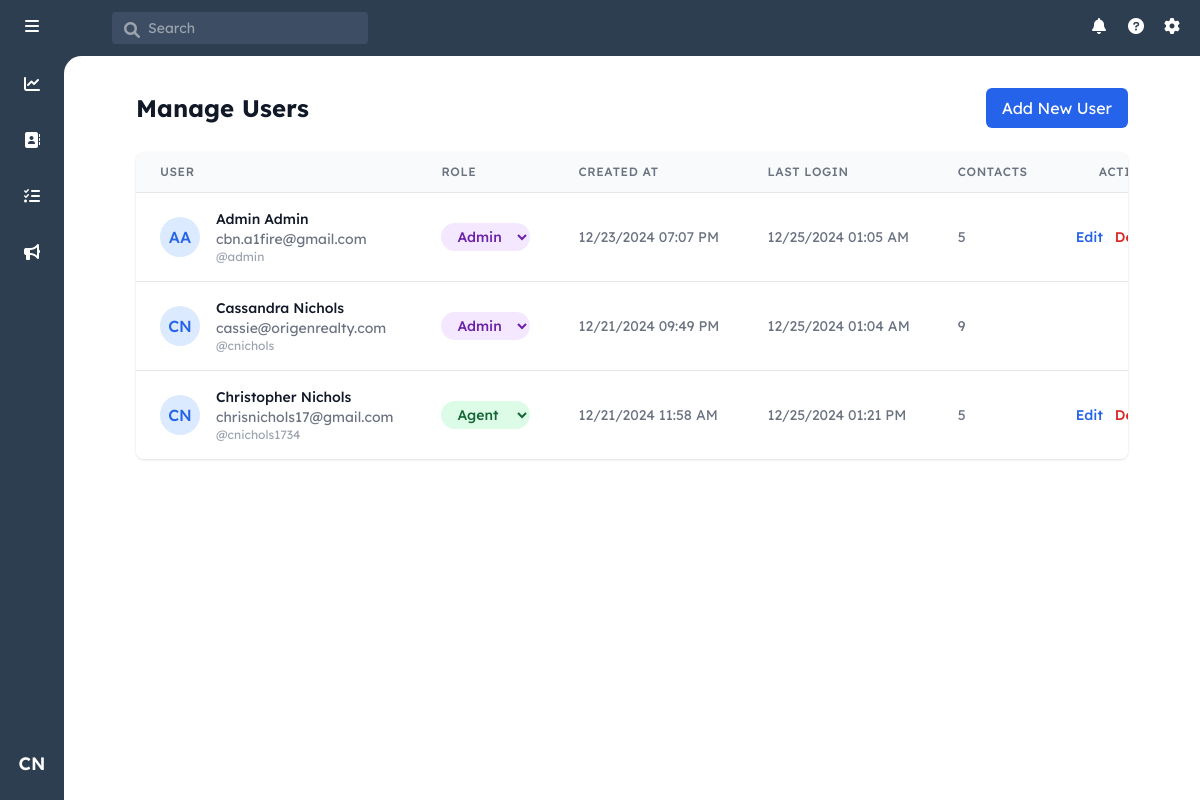
The app's page /manage-users (signed in) with its own data.
### models.py (models this page shows, shortened)
class User(UserMixin, db.Model):
    id = db.Column(db.Integer, primary_key=True)
    username = db.Column(db.String(80), unique=True, nullable=False)
    email = db.Column(db.String(120), unique=True, nullable=False)
    password_hash = db.Column(db.String(128))
    first_name = db.Column(db.String(80), nullable=False)
    last_name = db.Column(db.String(80), nullable=False)
    role = db.Column(db.String(20), nullable=False, default='agent')
    created_at = db.Column(db.DateTime, nullable=False, default=datetime.utcnow)
    last_login = db.Column(db.DateTime)

### routes/auth.py (the view)
@auth_bp.route('/manage-users')
@login_required
@admin_required
def manage_users():
    users = User.query.order_by(User.created_at.desc()).all()
    return render_template('manage_users.html', users=users, format_datetime=format_datetime_cst)

### app.py (called while the page is built)
def create_app():
    app = Flask(__name__)
    app.config.from_object('config.Config')
    db.init_app(app)
    login_manager = LoginManager()
    login_manager.init_app(app)
    login_manager.login_view = 'auth.login'
    mail = Mail()
    mail.init_app(app)
    @login_manager.user_loader
    def load_user(user_id):
        return User.query.get(int(user_id))
    register_blueprints(app)
    return app

### routes/auth.py (called while the page is built)
def format_datetime_cst(utc_dt):
    if not utc_dt:
        return 'Never'
    central = pytz.timezone('America/Chicago')
    if utc_dt.tzinfo is None:
        utc_dt = pytz.utc.localize(utc_dt)
    central_dt = utc_dt.astimezone(central)
    return central_dt.strftime('%m/%d/%Y %I:%M %p')

def admin_required(f):
    @wraps(f)
    def decorated_function(*args, **kwargs):
        if not current_user.is_authenticated or current_user.role != 'admin':
            flash('You do not have permission to access this page.', 'error')
            return redirect(url_for('main.index'))
        return f(*args, **kwargs)
    return decorated_function

@auth_bp.before_request
def update_last_login():
    if current_user.is_authenticated:
        current_user.last_login = datetime.utcnow()
        try:
            db.session.commit()
        except:
            db.session.rollback()

### templates/manage_users.html
{% extends "base.html" %}
{% block content %}
<div class="container mx-auto px-4 py-8">
    <div class="max-w-6xl mx-auto">
        <div class="flex justify-between items-center mb-6">
            <h1 class="text-2xl font-bold text-gray-900">Manage Users</h1>
            <a href="{{ url_for('auth.register') }}" class="bg-blue-600 text-white px-4 py-2 rounded-md hover:bg-blue-700">
                Add New User
            </a>
        </div>
        <div class="bg-white rounded-lg shadow overflow-hidden">
            <table class="min-w-full divide-y divide-gray-200">
                <thead class="bg-gray-50">
                    <tr>
                        <th class="px-6 py-3 text-left text-xs font-medium text-gray-500 uppercase tracking-wider">
                            User
                        </th>
                        <th class="px-6 py-3 text-left text-xs font-medium text-gray-500 uppercase tracking-wider">
                            Role
                        </th>
                        <th class="px-6 py-3 text-left text-xs font-medium text-gray-500 uppercase tracking-wider">
                            Created At
                        </th>
                        <th class="px-6 py-3 text-left text-xs font-medium text-gray-500 uppercase tracking-wider">
                            Last Login
                        </th>
                        <th class="px-6 py-3 text-left text-xs font-medium text-gray-500 uppercase tracking-wider">
                            Contacts
                        </th>
                        <th class="px-6 py-3 text-right text-xs font-medium text-gray-500 uppercase tracking-wider">
                            Actions
                        </th>
                    </tr>
                </thead>
                <tbody class="bg-white divide-y divide-gray-200">
                    {% for user in users %}
                    <tr class="hover:bg-gray-50">
                        <td class="px-6 py-4 whitespace-nowrap">
                            <div class="flex items-center">
                                <div class="flex-shrink-0 h-10 w-10 rounded-full bg-blue-100 flex items-center justify-center">
                                    <span class="text-blue-600 font-medium">{{ user.first_name[0] }}{{ user.last_name[0] }}</span>
                                </div>
                                <div class="ml-4">
                                    <div class="text-sm font-medium text-gray-900">
                                        {{ user.first_name }} {{ user.last_name }}
                                    </div>
                                    <div class="text-sm text-gray-500">
                                        {{ user.email }}
                                    </div>
                                    <div class="text-xs text-gray-400">
                                        @{{ user.username }}
                                    </div>
                                </div>
                            </div>
                        </td>
                        <td class="px-6 py-4 whitespace-nowrap">
                            <form method="POST" action="{{ url_for('auth.update_user_role', user_id=user.id) }}" class="inline-flex">
                                <select name="role"
                                        onchange="this.form.submit()"
                                        class="text-sm rounded-full px-3 py-1 font-medium
                                        {% if user.role == 'admin' %}
                                            bg-purple-100 text-purple-800
                                        {% else %}
                                            bg-green-100 text-green-800
                                        {% endif %}
                                        border-0 cursor-pointer hover:bg-opacity-75">
                                    <option value="agent" {% if user.role == 'agent' %}selected{% endif %}>Agent</option>
                                    <option value="admin" {% if user.role == 'admin' %}selected{% endif %}>Admin</option>
                                </select>
                            </form>
                        </td>
                        <td class="px-6 py-4 whitespace-nowrap text-sm text-gray-500">
                            {{ format_datetime(user.created_at) }}
                        </td>
                        <td class="px-6 py-4 whitespace-nowrap text-sm text-gray-500">
                            {{ format_datetime(user.last_login) }}
                        </td>
                        <td class="px-6 py-4 whitespace-nowrap text-sm text-gray-500">
                            {{ user.contacts|length }}
                        </td>
                        <td class="px-6 py-4 whitespace-nowrap text-right text-sm font-medium">
                            <div class="flex justify-end space-x-3">
                                <a href="{{ url_for('auth.edit_user', user_id=user.id) }}"
                                   class="text-blue-600 hover:text-blue-900">
                                    Edit
                                </a>
                                {% if user.id != current_user.id %}
                                <form method="POST" action="{{ url_for('auth.delete_user', user_id=user.id) }}" class="inline">
                                    <button type="submit"
                                            onclick="return confirm('Are you sure you want to delete this user?')"
                                            class="text-red-600 hover:text-red-900">
                                        Delete
                                    </button>
                                </form>
                                {% endif %}
                            </div>
                        </td>
                    </tr>
                    {% endfor %}
                </tbody>
            </table>
        </div>
    </div>
</div>
{% endblock %}

### templates/base.html (shortened to what this page needs)
<!DOCTYPE html>
<html lang="en">
<head>
    <script src="https://cdn.tailwindcss.com"></script>
    <link rel="stylesheet" href="https://cdnjs.cloudflare.com/ajax/libs/font-awesome/6.0.0/css/all.min.css">
</head>
<body class="h-screen flex flex-col bg-[#2d3e50]">
<header class="text-white h-14 items-center justify-between hidden md:flex">
    <div class="flex items-center space-x-12">
        <div class="w-16 flex justify-center pl-1.5">
            <i class="fas fa-bars h-5 w-5"></i>
        </div>
        <div class="relative">
            <i class="fas fa-search h-4 w-4 absolute left-3 top-2.5 text-gray-400"></i>
            <input
                type="text"
                placeholder="Search"
                class="bg-[#3d4d63] text-sm rounded pl-9 pr-4 py-1.5 w-64 focus:outline-none"
            >
        </div>
    </div>
    <div class="flex items-center space-x-4 pr-4 relative">
        {% if current_user.is_authenticated %}
            <i class="fas fa-bell h-5 w-5"></i>
            <i class="fas fa-question-circle h-5 w-5"></i>
            <i class="fas fa-cog h-5 w-5"></i>
        {% else %}
            <a href="{{ url_for('auth.login') }}" class="text-white hover:text-gray-200">
                <i class="fas fa-sign-in-alt h-5 w-5"></i>
            </a>
        {% endif %}
    </div>
</header>
<div class="flex flex-1 overflow-hidden relative">
    <aside class="w-16 flex-col items-center py-4 z-10 hidden md:flex">
        <div class="relative group mb-8">
            <a href="{{ url_for('main.dashboard') }}" class="p-2.5 rounded-lg hover:bg-[#3d4d63] {% if request.endpoint == 'main.dashboard' %}text-orange-500{% else %}text-white{% endif %}">
                <i class="fas fa-chart-line"></i>
            </a>
        </div>
        <div class="relative group mb-8">
            <a href="{{ url_for('main.index') }}" class="p-2.5 rounded-lg hover:bg-[#3d4d63] {% if request.endpoint == 'main.index' %}text-orange-500{% else %}text-white{% endif %}">
                <i class="fas fa-address-book"></i>
            </a>
        </div>
        <div class="relative group mb-8">
            <a href="{{ url_for('tasks.tasks') }}" class="p-2.5 rounded-lg hover:bg-[#3d4d63] {% if request.endpoint == 'tasks.tasks' %}text-orange-500{% else %}text-white{% endif %}">
                <i class="fas fa-tasks"></i>
            </a>
        </div>
        <div class="relative group mb-8">
            <a href="{{ url_for('main.marketing') }}" class="p-2.5 rounded-lg hover:bg-[#3d4d63] {% if request.endpoint == 'main.marketing' %}text-orange-500{% else %}text-white{% endif %}">
                <i class="fas fa-bullhorn"></i>
            </a>
        </div>
        {% if current_user.is_authenticated %}
            <div class="relative group">
                <button
                    id="userIcon"
                    class="w-10 h-10 rounded-full hover:bg-[#3d4d63] text-white flex items-center justify-center text-lg font-semibold transition-colors duration-200"
                >
                    {{ current_user.first_name[0] }}{{ current_user.last_name[0] }}
                </button>
            </div>
        {% endif %}
    </aside>
    <main class="flex-1 overflow-auto bg-white md:absolute inset-0 md:ml-16 md:rounded-tl-[1.1rem] pb-14 md:pb-0">
        <div class="content-wrapper">
            {% block content %}{% endblock %}
        </div>
    </main>
</div>
</body>
</html>

### templates/base.html (style rules this page uses)
body { font-family: "Lexend Deca", Helvetica, Arial, sans-serif; }

### records on screen
User: first_name "C", last_name "N", first_name "Cassandra", last_name "Nichols", email "cassie@origenrealty.com", username "cnichols", role "Admin", created_at "12/21/2024 09:49 PM", last_login "12/25/2024 01:04 AM", contacts|length "9"
User: first_name "A", last_name "A", first_name "Admin", last_name "Admin", email "cbn.a1fire@gmail.com", username "admin", role "Admin", created_at "12/23/2024 07:07 PM", last_login "12/25/2024 01:05 AM", contacts|length "5"
User: first_name "C", last_name "N", first_name "Christopher", last_name "Nichols", email "chrisnichols17@gmail.com", username "cnichols1734", role "Agent", created_at "12/21/2024 11:58 AM", last_login "12/25/2024 01:21 PM", contacts|length "5"
